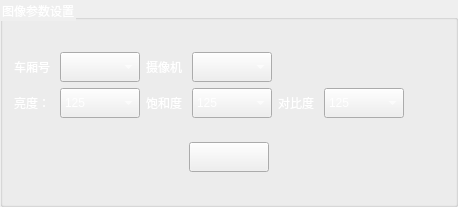
                 <widget class="QGroupBox" name="groupBox_14">
                  <property name="styleSheet">
                   <string notr="true">color: rgb(255, 255, 255);</string>
                  </property>
                  <property name="title">
                   <string>图像参数设置</string>
                  </property>
                  <layout class="QVBoxLayout" name="verticalLayout_13">
                   <item>
                    <spacer name="verticalSpacer_5">
                     <property name="orientation">
                      <enum>Qt::Vertical</enum>
                     </property>
                     <property name="sizeHint" stdset="0">
                      <size>
                       <width>20</width>
                       <height>21</height>
                      </size>
                     </property>
                    </spacer>
                   </item>
                   <item>
                    <layout class="QHBoxLayout" name="horizontalLayout_42">
                     <item>
                      <widget class="QLabel" name="label_16">
                       <property name="sizePolicy">
                        <sizepolicy hsizetype="Fixed" vsizetype="Preferred">
                         <horstretch>0</horstretch>
                         <verstretch>0</verstretch>
                        </sizepolicy>
                       </property>
                       <property name="minimumSize">
                        <size>
                         <width>40</width>
                         <height>0</height>
                        </size>
                       </property>
                       <property name="maximumSize">
                        <size>
                         <width>40</width>
                         <height>16777215</height>
                        </size>
                       </property>
                       <property name="text">
                        <string>车厢号：</string>
                       </property>
                      </widget>
                     </item>
                     <item>
                      <widget class="QComboBox" name="coachnoCB">
                       <property name="sizePolicy">
                        <sizepolicy hsizetype="Minimum" vsizetype="Minimum">
                         <horstretch>0</horstretch>
                         <verstretch>0</verstretch>
                        </sizepolicy>
                       </property>
                       <property name="minimumSize">
                        <size>
                         <width>80</width>
                         <height>30</height>
                        </size>
                       </property>
                       <property name="styleSheet">
                        <string notr="true">border-image: url(:/myimages/images/editGround.png);</string>
                       </property>
                      </widget>
                     </item>
                     <item>
                      <widget class="QLabel" name="label_17">
                       <property name="sizePolicy">
                        <sizepolicy hsizetype="Fixed" vsizetype="Preferred">
                         <horstretch>0</horstretch>
                         <verstretch>0</verstretch>
                        </sizepolicy>
                       </property>
                       <property name="minimumSize">
                        <size>
                         <width>40</width>
                         <height>0</height>
                        </size>
                       </property>
                       <property name="maximumSize">
                        <size>
                         <width>40</width>
                         <height>16777215</height>
                        </size>
                       </property>
                       <property name="text">
                        <string>摄像机：</string>
                       </property>
                      </widget>
                     </item>
                     <item>
                      <widget class="QComboBox" name="ipcIndesCB">
                       <property name="sizePolicy">
                        <sizepolicy hsizetype="Minimum" vsizetype="Minimum">
                         <horstretch>0</horstretch>
                         <verstretch>0</verstretch>
                        </sizepolicy>
                       </property>
                       <property name="minimumSize">
                        <size>
                         <width>80</width>
                         <height>30</height>
                        </size>
                       </property>
                       <property name="styleSheet">
                        <string notr="true">border-image: url(:/myimages/images/editGround.png);</string>
                       </property>
                      </widget>
                     </item>
                     <item>
                      <spacer name="horizontalSpacer_43">
                       <property name="orientation">
                        <enum>Qt::Horizontal</enum>
                       </property>
                       <property name="sizeHint" stdset="0">
                        <size>
                         <width>40</width>
                         <height>20</height>
                        </size>
                       </property>
                      </spacer>
                     </item>
                    </layout>
                   </item>
                   <item>
                    <layout class="QHBoxLayout" name="horizontalLayout_41">
                     <item>
                      <widget class="QLabel" name="label_18">
                       <property name="sizePolicy">
                        <sizepolicy hsizetype="Fixed" vsizetype="Preferred">
                         <horstretch>0</horstretch>
                         <verstretch>0</verstretch>
                        </sizepolicy>
                       </property>
                       <property name="minimumSize">
                        <size>
                         <width>40</width>
                         <height>0</height>
                        </size>
                       </property>
                       <property name="maximumSize">
                        <size>
                         <width>40</width>
                         <height>16777215</height>
                        </size>
                       </property>
                       <property name="text">
                        <string>亮度：</string>
                       </property>
                      </widget>
                     </item>
                     <item>
                      <widget class="QComboBox" name="ldCB">
                       <property name="sizePolicy">
                        <sizepolicy hsizetype="Minimum" vsizetype="Minimum">
                         <horstretch>0</horstretch>
                         <verstretch>0</verstretch>
                        </sizepolicy>
                       </property>
                       <property name="minimumSize">
                        <size>
                         <width>80</width>
                         <height>30</height>
                        </size>
                       </property>
                       <property name="styleSheet">
                        <string notr="true">border-image: url(:/myimages/images/editGround.png);</string>
                       </property>
                       <property name="currentIndex">
                        <number>2</number>
                       </property>
                       <item>
                        <property name="text">
                         <string>0</string>
                        </property>
                       </item>
                       <item>
                        <property name="text">
                         <string>50</string>
                        </property>
                       </item>
                       <item>
                        <property name="text">
                         <string>125</string>
                        </property>
                       </item>
                       <item>
                        <property name="text">
                         <string>200</string>
                        </property>
                       </item>
                       <item>
                        <property name="text">
                         <string>255</string>
                        </property>
                       </item>
                      </widget>
                     </item>
                     <item>
                      <widget class="QLabel" name="label_19">
                       <property name="sizePolicy">
                        <sizepolicy hsizetype="Fixed" vsizetype="Preferred">
                         <horstretch>0</horstretch>
                         <verstretch>0</verstretch>
                        </sizepolicy>
                       </property>
                       <property name="minimumSize">
                        <size>
                         <width>40</width>
                         <height>0</height>
                        </size>
                       </property>
                       <property name="maximumSize">
                        <size>
                         <width>40</width>
                         <height>16777215</height>
                        </size>
                       </property>
                       <property name="text">
                        <string>饱和度：</string>
                       </property>
                      </widget>
                     </item>
                     <item>
                      <widget class="QComboBox" name="bhCB">
                       <property name="sizePolicy">
                        <sizepolicy hsizetype="Minimum" vsizetype="Minimum">
                         <horstretch>0</horstretch>
                         <verstretch>0</verstretch>
                        </sizepolicy>
                       </property>
                       <property name="minimumSize">
                        <size>
                         <width>80</width>
                         <height>30</height>
                        </size>
                       </property>
                       <property name="styleSheet">
                        <string notr="true">border-image: url(:/myimages/images/editGround.png);</string>
                       </property>
                       <property name="currentIndex">
                        <number>2</number>
                       </property>
                       <item>
                        <property name="text">
                         <string>0</string>
                        </property>
                       </item>
                       <item>
                        <property name="text">
                         <string>50</string>
                        </property>
                       </item>
                       <item>
                        <property name="text">
                         <string>125</string>
                        </property>
                       </item>
                       <item>
                        <property name="text">
                         <string>200</string>
                        </property>
                       </item>
                       <item>
                        <property name="text">
                         <string>255</string>
                        </property>
                       </item>
                      </widget>
                     </item>
                     <item>
                      <widget class="QLabel" name="label_20">
                       <property name="sizePolicy">
                        <sizepolicy hsizetype="Fixed" vsizetype="Preferred">
                         <horstretch>0</horstretch>
                         <verstretch>0</verstretch>
                        </sizepolicy>
                       </property>
                       <property name="minimumSize">
                        <size>
                         <width>40</width>
                         <height>0</height>
                        </size>
                       </property>
                       <property name="maximumSize">
                        <size>
                         <width>40</width>
                         <height>16777215</height>
                        </size>
                       </property>
                       <property name="text">
                        <string>对比度：</string>
                       </property>
                      </widget>
                     </item>
                     <item>
                      <widget class="QComboBox" name="dbCB">
                       <property name="sizePolicy">
                        <sizepolicy hsizetype="Minimum" vsizetype="Minimum">
                         <horstretch>0</horstretch>
                         <verstretch>0</verstretch>
                        </sizepolicy>
                       </property>
                       <property name="minimumSize">
                        <size>
                         <width>80</width>
                         <height>30</height>
                        </size>
                       </property>
                       <property name="styleSheet">
                        <string notr="true">border-image: url(:/myimages/images/editGround.png);</string>
                       </property>
                       <property name="currentIndex">
                        <number>2</number>
                       </property>
                       <item>
                        <property name="text">
                         <string>0</string>
                        </property>
                       </item>
                       <item>
                        <property name="text">
                         <string>50</string>
                        </property>
                       </item>
                       <item>
                        <property name="text">
                         <string>125</string>
                        </property>
                       </item>
                       <item>
                        <property name="text">
                         <string>200</string>
                        </property>
                       </item>
                       <item>
                        <property name="text">
                         <string>255</string>
                        </property>
                       </item>
                      </widget>
                     </item>
                     <item>
                      <spacer name="horizontalSpacer_42">
                       <property name="orientation">
                        <enum>Qt::Horizontal</enum>
                       </property>
                       <property name="sizeHint" stdset="0">
                        <size>
                         <width>40</width>
                         <height>20</height>
                        </size>
                       </property>
                      </spacer>
                     </item>
                    </layout>
                   </item>
                   <item>
                    <spacer name="verticalSpacer_7">
                     <property name="orientation">
                      <enum>Qt::Vertical</enum>
                     </property>
                     <property name="sizeHint" stdset="0">
                      <size>
                       <width>20</width>
                       <height>18</height>
                      </size>
                     </property>
                    </spacer>
                   </item>
                   <item>
                    <layout class="QHBoxLayout" name="horizontalLayout_43">
                     <item>
                      <spacer name="horizontalSpacer_46">
                       <property name="orientation">
                        <enum>Qt::Horizontal</enum>
                       </property>
                       <property name="sizeHint" stdset="0">
                        <size>
                         <width>40</width>
                         <height>20</height>
                        </size>
                       </property>
                      </spacer>
                     </item>
                     <item>
                      <widget class="QPushButton" name="paramSetBtn">
                       <property name="sizePolicy">
                        <sizepolicy hsizetype="Minimum" vsizetype="Minimum">
                         <horstretch>0</horstretch>
                         <verstretch>0</verstretch>
                        </sizepolicy>
                       </property>
                       <property name="minimumSize">
                        <size>
                         <width>80</width>
                         <height>30</height>
                        </size>
                       </property>
                       <property name="styleSheet">
                        <string notr="true">border-image: url(:/myimages/images/pbtnsetConfig.png);</string>
                       </property>
                       <property name="text">
                        <string/>
                       </property>
                      </widget>
                     </item>
                     <item>
                      <spacer name="horizontalSpacer_45">
                       <property name="orientation">
                        <enum>Qt::Horizontal</enum>
                       </property>
                       <property name="sizeHint" stdset="0">
                        <size>
                         <width>40</width>
                         <height>20</height>
                        </size>
                       </property>
                      </spacer>
                     </item>
                    </layout>
                   </item>
                   <item>
                    <spacer name="verticalSpacer_6">
                     <property name="orientation">
                      <enum>Qt::Vertical</enum>
                     </property>
                     <property name="sizeHint" stdset="0">
                      <size>
                       <width>20</width>
                       <height>21</height>
                      </size>
                     </property>
                    </spacer>
                   </item>
                  </layout>
                 </widget>
